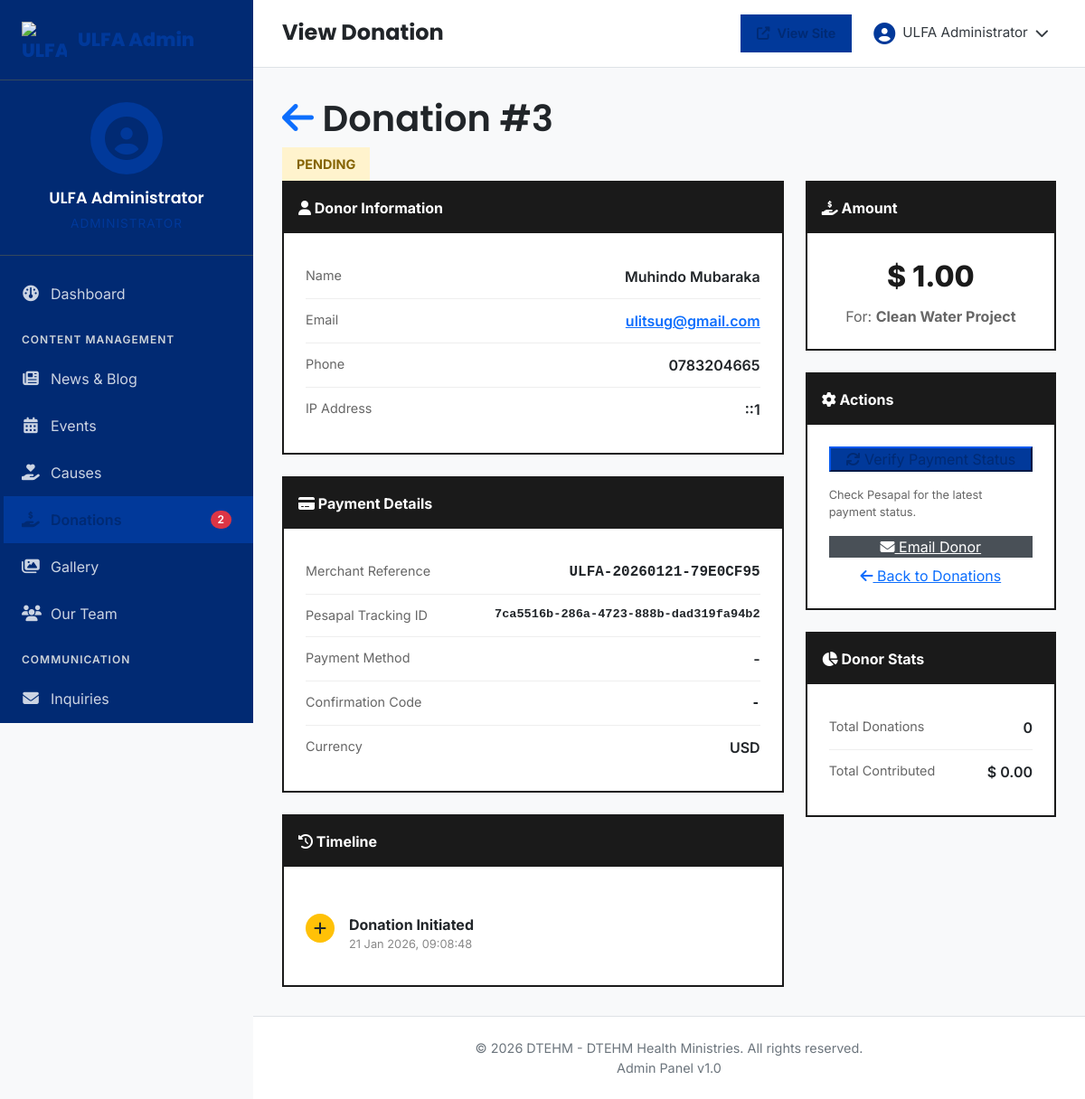
Page /admin/donations-view.php?id=3 (signed in) on the committed database.
### tables this page shows
CREATE TABLE `donations` (
  `id` int(11) NOT NULL,
  `donor_name` varchar(255) NOT NULL,
  `donor_email` varchar(255) NOT NULL,
  `donor_phone` varchar(50) NOT NULL,
  `amount` decimal(12,2) NOT NULL,
  `amount_usd` decimal(12,2) DEFAULT NULL,
  `exchange_rate` decimal(10,2) DEFAULT NULL,
  `currency` varchar(10) DEFAULT 'UGX',
  `cause_id` int(11) DEFAULT NULL,
  `message` text,
  `is_anonymous` tinyint(1) DEFAULT '0',
  `merchant_reference` varchar(100) NOT NULL,
  `order_tracking_id` varchar(255) DEFAULT NULL,
  `payment_method` varchar(100) DEFAULT NULL,
  `confirmation_code` varchar(255) DEFAULT NULL,
  `payment_status` enum('pending','completed','failed','reversed','invalid') DEFAULT 'pending',
  `created_at` timestamp NOT NULL DEFAULT CURRENT_TIMESTAMP,
  `completed_at` datetime DEFAULT NULL,
  `updated_at` timestamp NOT NULL DEFAULT CURRENT_TIMESTAMP ON UPDATE CURRENT_TIMESTAMP,
  `ip_address` varchar(45) DEFAULT NULL
);

CREATE TABLE `causes` (
  `id` int(11) NOT NULL,
  `title` varchar(200) NOT NULL,
  `slug` varchar(220) NOT NULL,
  `description` longtext NOT NULL,
  `cause_image` varchar(255) DEFAULT NULL,
  `category` varchar(50) NOT NULL,
  `goal_amount` decimal(12,2) NOT NULL DEFAULT '0.00',
  `raised_amount` decimal(12,2) NOT NULL DEFAULT '0.00',
  `start_date` date NOT NULL,
  `end_date` date DEFAULT NULL,
  `beneficiaries` varchar(500) DEFAULT NULL,
  `location` varchar(500) DEFAULT NULL,
  `urgency` enum('low','medium','high','critical') DEFAULT 'medium',
  `status` enum('active','completed','paused','cancelled') DEFAULT 'active',
  `is_featured` tinyint(1) DEFAULT '0',
  `views` int(11) DEFAULT '0',
  `donors_count` int(11) DEFAULT '0',
  `created_by` int(11) NOT NULL,
  `created_at` timestamp NOT NULL DEFAULT CURRENT_TIMESTAMP,
  `updated_at` timestamp NOT NULL DEFAULT CURRENT_TIMESTAMP ON UPDATE CURRENT_TIMESTAMP
);

### functions.php (called while the page is built, shortened)
<?php
function getSetting($key, $default = '') {
    if (isset($GLOBALS['_site_settings'][$key]) && $GLOBALS['_site_settings'][$key] !== '') {
        return $GLOBALS['_site_settings'][$key];
    }
    return $default;
}
function getCurrency() {
    return [
        'code' => getSetting('currency_code', 'USD'),
        'symbol' => getSetting('currency_symbol', '$'),
        'name' => getSetting('currency_name', 'US Dollar'),
    ];
}
function formatCurrency($amount) {
    $currency = getCurrency();
    return $currency['symbol'] . ' ' . number_format($amount, 2);
}
?>

### admin/donations-view.php (the view, shortened to what this page needs)
<?php
require_once __DIR__ . '/../functions.php';
$id = $_GET['id'] ?? 0;
$pdo = getDBConnection();
$stmt = $pdo->prepare("
    SELECT d.*, c.title as cause_title, c.id as cause_id_ref
    FROM donations d
    LEFT JOIN causes c ON d.cause_id = c.id
    WHERE d.id = ?
");
$stmt->execute([$id]);
$donation = $stmt->fetch();
include 'includes/header.php';
?>
<div class="admin-content">
    <div class="content-header-compact">
        <h1>
            <a href="donations.php" class="btn-back"><i class="fas fa-arrow-left"></i></a>
            Donation #<?php echo $donation['id']; ?>
        </h1>
        <div class="header-actions">
            <span class="status-badge status-<?php echo $donation['payment_status']; ?>">
                <?php echo strtoupper($donation['payment_status']); ?>
            </span>
        </div>
    </div>
    <div class="donation-detail">
        <div>
            <div class="detail-card">
                <div class="detail-card-header">
                    <i class="fas fa-user"></i> Donor Information
                </div>
                <div class="detail-card-body">
                    <div class="detail-row">
                        <span class="detail-label">Name</span>
                        <span class="detail-value">
                            <?php echo htmlspecialchars($donation['donor_name']); ?>
                        </span>
                    </div>
                    <div class="detail-row">
                        <span class="detail-label">Email</span>
                        <span class="detail-value">
                            <a href="mailto:<?php echo htmlspecialchars($donation['donor_email']); ?>">
                                <?php echo htmlspecialchars($donation['donor_email']); ?>
                            </a>
                        </span>
                    </div>
                    <div class="detail-row">
                        <span class="detail-label">Phone</span>
                        <span class="detail-value"><?php echo htmlspecialchars($donation['donor_phone'] ?: '-'); ?></span>
                    </div>
                    <div class="detail-row">
                        <span class="detail-label">IP Address</span>
                        <span class="detail-value"><?php echo htmlspecialchars($donation['ip_address'] ?: '-'); ?></span>
                    </div>
                </div>
            </div>
            <div class="detail-card" style="margin-top: 1.5rem;">
                <div class="detail-card-header">
                    <i class="fas fa-credit-card"></i> Payment Details
                </div>
                <div class="detail-card-body">
                    <div class="detail-row">
                        <span class="detail-label">Merchant Reference</span>
                        <span class="detail-value" style="font-family: monospace;">
                            <?php echo htmlspecialchars($donation['merchant_reference']); ?>
                        </span>
                    </div>
                    <div class="detail-row">
                        <span class="detail-label">Pesapal Tracking ID</span>
                        <span class="detail-value" style="font-family: monospace; font-size: 0.85rem;">
                            <?php echo htmlspecialchars($donation['order_tracking_id'] ?: '-'); ?>
                        </span>
                    </div>
                    <div class="detail-row">
                        <span class="detail-label">Payment Method</span>
                        <span class="detail-value"><?php echo htmlspecialchars($donation['payment_method'] ?: '-'); ?></span>
                    </div>
                    <div class="detail-row">
                        <span class="detail-label">Confirmation Code</span>
                        <span class="detail-value" style="font-family: monospace;">
                            <?php echo htmlspecialchars($donation['confirmation_code'] ?: '-'); ?>
                        </span>
                    </div>
                    <div class="detail-row">
                        <span class="detail-label">Currency</span>
                        <span class="detail-value"><?php echo htmlspecialchars($donation['currency']); ?></span>
                    </div>
                </div>
            </div>
            <div class="detail-card" style="margin-top: 1.5rem;">
                <div class="detail-card-header">
                    <i class="fas fa-history"></i> Timeline
                </div>
                <div class="detail-card-body">
                    <div class="timeline">
                        <div class="timeline-item">
                            <div class="timeline-icon"><i class="fas fa-plus"></i></div>
                            <div class="timeline-content">
                                <strong>Donation Initiated</strong>
                                <div class="timeline-time"><?php echo date('d M Y, H:i:s', strtotime($donation['created_at'])); ?></div>
                            </div>
                        </div>
                    </div>
                </div>
            </div>
        </div>
        <div>
            <div class="detail-card">
                <div class="detail-card-header">
                    <i class="fas fa-hand-holding-usd"></i> Amount
                </div>
                <div class="detail-card-body" style="text-align: center;">
                    <div class="amount-highlight">
                        <?php echo formatCurrency($donation['amount']); ?>
                    </div>
                    <div style="margin-top: 0.5rem; color: #666;">
                        <?php if ($donation['cause_title']): ?>
                            For: <strong><?php echo htmlspecialchars($donation['cause_title']); ?></strong>
                        <?php else: ?>
                            <em>General Fund</em>
                        <?php endif; ?>
                    </div>
                </div>
            </div>
            <div class="detail-card" style="margin-top: 1.5rem;">
                <div class="detail-card-header">
                    <i class="fas fa-cog"></i> Actions
                </div>
                <div class="detail-card-body">
                    <?php if ($donation['payment_status'] === 'pending' && $donation['order_tracking_id']): ?>
                        <form method="POST" style="margin-bottom: 1rem;">
                            <button type="submit" name="verify_status" class="btn-primary" style="width: 100%;">
                                <i class="fas fa-sync"></i> Verify Payment Status
                            </button>
                        </form>
                        <p style="font-size: 0.8rem; color: #666; margin-bottom: 1rem;">
                            Check Pesapal for the latest payment status.
                        </p>
                    <?php endif; ?>
                    <a href="mailto:<?php echo htmlspecialchars($donation['donor_email']); ?>?subject=Thank%20you%20for%20your%20donation%20to%20DTEHM"
                       class="btn-secondary" style="width: 100%; display: block; text-align: center; margin-bottom: 0.5rem;">
                        <i class="fas fa-envelope"></i> Email Donor
                    </a>
                    <a href="donations.php" class="btn-outline" style="width: 100%; display: block; text-align: center;">
                        <i class="fas fa-arrow-left"></i> Back to Donations
                    </a>
                </div>
            </div>
            <div class="detail-card" style="margin-top: 1.5rem;">
                <div class="detail-card-header">
                    <i class="fas fa-chart-pie"></i> Donor Stats
                </div>
                <div class="detail-card-body">
                    <?php
                    $donorStats = $pdo->prepare("
                        SELECT COUNT(*) as total_donations, SUM(amount) as total_amount
                        FROM donations
                        WHERE donor_email = ? AND payment_status = 'completed'
                    ");
                    $donorStats->execute([$donation['donor_email']]);
                    $stats = $donorStats->fetch();
                    ?>
                    <div class="detail-row">
                        <span class="detail-label">Total Donations</span>
                        <span class="detail-value"><?php echo $stats['total_donations'] ?? 0; ?></span>
                    </div>
                    <div class="detail-row">
                        <span class="detail-label">Total Contributed</span>
                        <span class="detail-value"><?php echo formatCurrency($stats['total_amount'] ?? 0); ?></span>
                    </div>
                </div>
            </div>
        </div>
    </div>
</div>
<?php include 'includes/footer.php'; ?>

### admin/assets/css/admin.css (style rules this page uses)
:root { --primary-yellow: #01399a; --primary-black: #012a73; --dark-yellow: #012a73; --primary-green: #04a028; --white: #ffffff; --gray-100: #f8f9fa; --gray-200: #e9ecef; --gray-300: #dee2e6; --gray-400: #ced4da; --gray-600: #6c757d; --gray-700: #495057; --gray-800: #343a40; --gray-900: #212529; --success: #28a745; --danger: #dc3545; --warning: #ffc107; --info: #17a2b8; --sidebar-width: 280px; }
* { margin: 0; padding: 0; box-sizing: border-box; }
body { font-family: 'Inter', sans-serif; background: var(--gray-100); color: var(--gray-900); overflow-x: hidden; }
h1, h2, h3, h4, h5, h6 { font-family: 'Poppins', sans-serif; font-weight: 600; }
.admin-content { flex: 1; padding: 1rem; }
.btn-primary { background: var(--primary-yellow); border-color: var(--primary-yellow); color: var(--primary-black); }
.btn-secondary { background: var(--gray-700); border-color: var(--gray-700); color: var(--white); }

### admin/donations-view.php (style rules this page uses)
.donation-detail { display: grid; grid-template-columns: 2fr 1fr; gap: 1.5rem; }
.detail-card { background: #fff; border: 2px solid #1a1a1a; padding: 0; }
.detail-card-header { background: #1a1a1a; color: #fff; padding: 1rem; font-weight: 700; }
.detail-card-body { padding: 1.5rem; }
.detail-row { display: flex; justify-content: space-between; padding: 0.75rem 0; border-bottom: 1px solid #eee; }
.detail-row:last-child { border-bottom: none; }
.detail-label { color: #666; font-size: 0.9rem; }
.detail-value { font-weight: 600; text-align: right; }
.status-badge { display: inline-block; padding: 0.5rem 1rem; font-weight: 700; font-size: 0.9rem; }
.status-pending { background: #fff3cd; color: #856404; }
.amount-highlight { font-size: 2rem; font-weight: 800; color: #1a1a1a; }
.timeline { margin-top: 1rem; }
.timeline-item { display: flex; gap: 1rem; padding: 0.75rem 0; border-bottom: 1px dashed #ddd; }
.timeline-item:last-child { border-bottom: none; }
.timeline-icon { width: 32px; height: 32px; background: #ffc107; border-radius: 50%; display: flex; align-items: center; justify-content: center; flex-shrink: 0; }
.timeline-content { flex: 1; }
.timeline-time { font-size: 0.8rem; color: #888; }

### rows in the picture
donations: id "3", payment_status "PENDING", donor_name "Muhindo Mubaraka", donor_email "ulitsug@gmail.com", donor_phone "0783204665", ip_address "::1", merchant_reference "ULFA-20260121-79E0CF95", order_tracking "7ca5516b-286a-4723-888b-dad319fa94b2", payment_method "-", confirmation_code "-", currency "USD", created_at "21 Jan 2026, 09:08:48", amount "$ 1.00", cause.title "Clean Water Project"

### other values in the picture
$currentAdmin['name'] "ULFA Administrator"
$pendingDonations "2"
$pageTitle "View Donation"
$stats['total_donations'] "0"
formatCurrency($stats['total_amount'] ?? 0) "$ 0.00"
